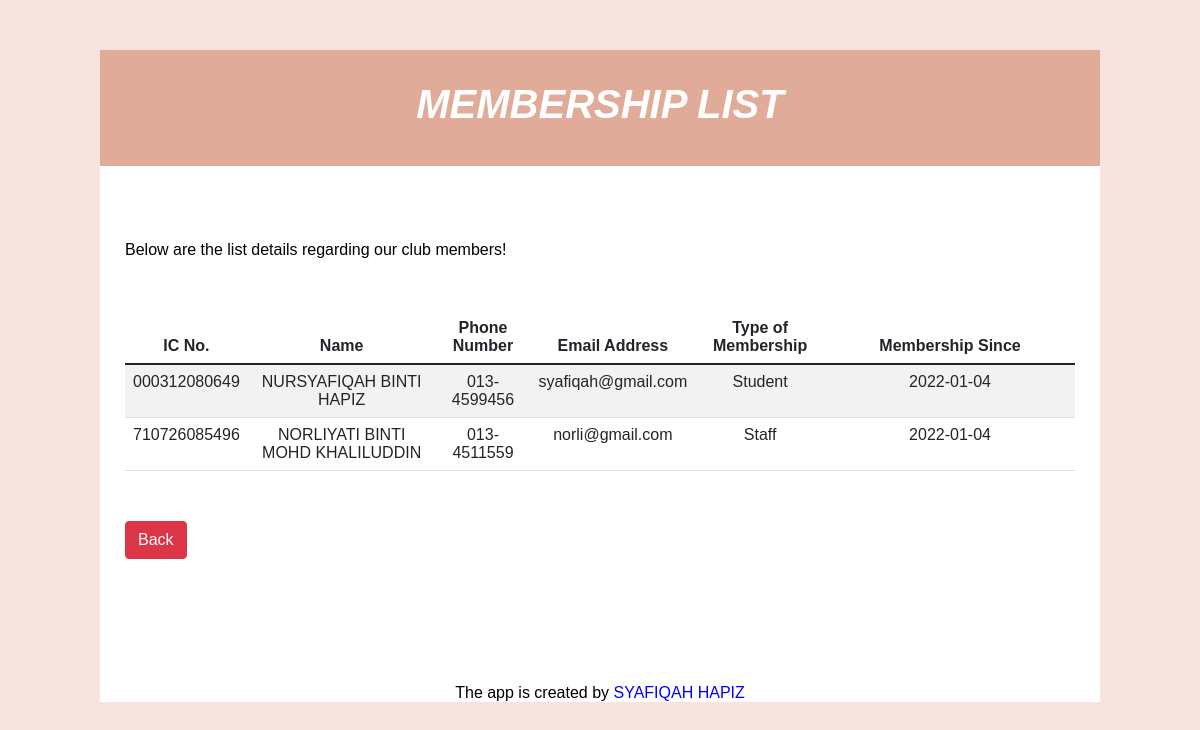
The app's page /membership_list.php with its own data.
### tables this page shows
CREATE TABLE `membership_688` (
  `ic_no_688` varchar(12) NOT NULL,
  `name_688` varchar(150) NOT NULL,
  `phone_688` varchar(25) NOT NULL,
  `email_688` varchar(50) NOT NULL,
  `member_type_688` varchar(25) NOT NULL,
  `register_date_688` date NOT NULL
);

### membership_list.php (the view, shortened to what this page needs)
<?php
	include("includes/db.php");
?>
<!DOCTYPE html>
<html lang = "en">
	<head>
		<link href="https://cdn.jsdelivr.net/npm/bootstrap@5.1.3/dist/css/bootstrap.min.css" rel="stylesheet">
		<link rel="stylesheet" href="css/style.css">
	</head>
<body>
		<div id="wrapper">
		<div id="header">
			<h1>Membership List</h1>
		</div>
	<div id="page-wrap">
		<p style="text-align:justify; margin-top: 50px;"> <a style="text-decoration:none; color:black;">Below are the list details regarding our club members!</a></p>
	<br><br>
			<table class="table table-striped">
        <thead>
            <tr>
                <th scope="col">IC No.</th>
                <th scope="col">Name</th>
                <th scope="col">Phone Number</th>
                <th scope="col">Email Address</th>
                <th scope="col">Type of Membership</th>
                <th scope="col">Membership Since</th>
            </tr>
        </thead>
        <tbody>
        <?php
			$get_membership_688 = "select * from membership_688";
			$run_membership_688 = mysqli_query($con,$get_membership_688);
				while($row_membership_688 = mysqli_fetch_array($run_membership_688)){
					$ic_no_688 = $row_membership_688['ic_no_688'];
					$name_688 = $row_membership_688['name_688'];
					$phone_688 = $row_membership_688['phone_688'];
					$email_688 = $row_membership_688['email_688'];
					$member_type_688 = $row_membership_688['member_type_688'];
					$register_date_688 = $row_membership_688['register_date_688'];
		?>
            <tr>
				<td><?php echo $ic_no_688; ?></td>
				<td><?php echo $name_688; ?></td>
				<td><?php echo $phone_688; ?></td>
				<td><?php echo $email_688; ?></td>
				<td><?php echo $member_type_688; ?></td>
				<td><?php echo $register_date_688; ?></td>
            </tr>
        <?php
          }
        ?>
        </tbody>
    </table>
        <div>
            <a href="index.php" class="btn btn-danger"> Back </a>
        </div>
        </div>
        <p style="text-align:center; margin-top: 100px; color: black;">The app is created by <a href="https://www.linkedin.com/in/nursyafiqah-hapiz/" style="color:blue; text-decoration:none;">SYAFIQAH HAPIZ</a></p>
		</div>
	</body>
</html>

### css/style.css (style rules this page uses)
body { font:16px arial; margin: 0; padding: 0; background: #F8E4DF; }
#wrapper { width: 1000px; margin: 50px auto 0; background-color: #fff; }
#header { text-align: center; background-color: #E0AB98; padding: 30px; }
#header h1 { color: #fff; font-size: 40px; font-style: italic; font-weight: 700; text-transform: uppercase; margin: 10; }
#page-wrap { padding: 25px; min-height: 400px; }
#page-wrap table { width: 100%; margin: 0 0 50px; }
#page-wrap th { text-align: center; text-transform: normal; }
#page-wrap table th:last-child { width: 250px; }
#page-wrap table td { text-align: center; }

### records on screen
membership_688: ic_no_688 "000312080649", name_688 "NURSYAFIQAH BINTI HAPIZ", phone_688 "013-4599456", email_688 "syafiqah@gmail.com", member_type_688 "Student", register_date_688 "2022-01-04"
membership_688: ic_no_688 "710726085496", name_688 "NORLIYATI BINTI MOHD KHALILUDDIN", phone_688 "013-4511559", email_688 "norli@gmail.com", member_type_688 "Staff", register_date_688 "2022-01-04"
